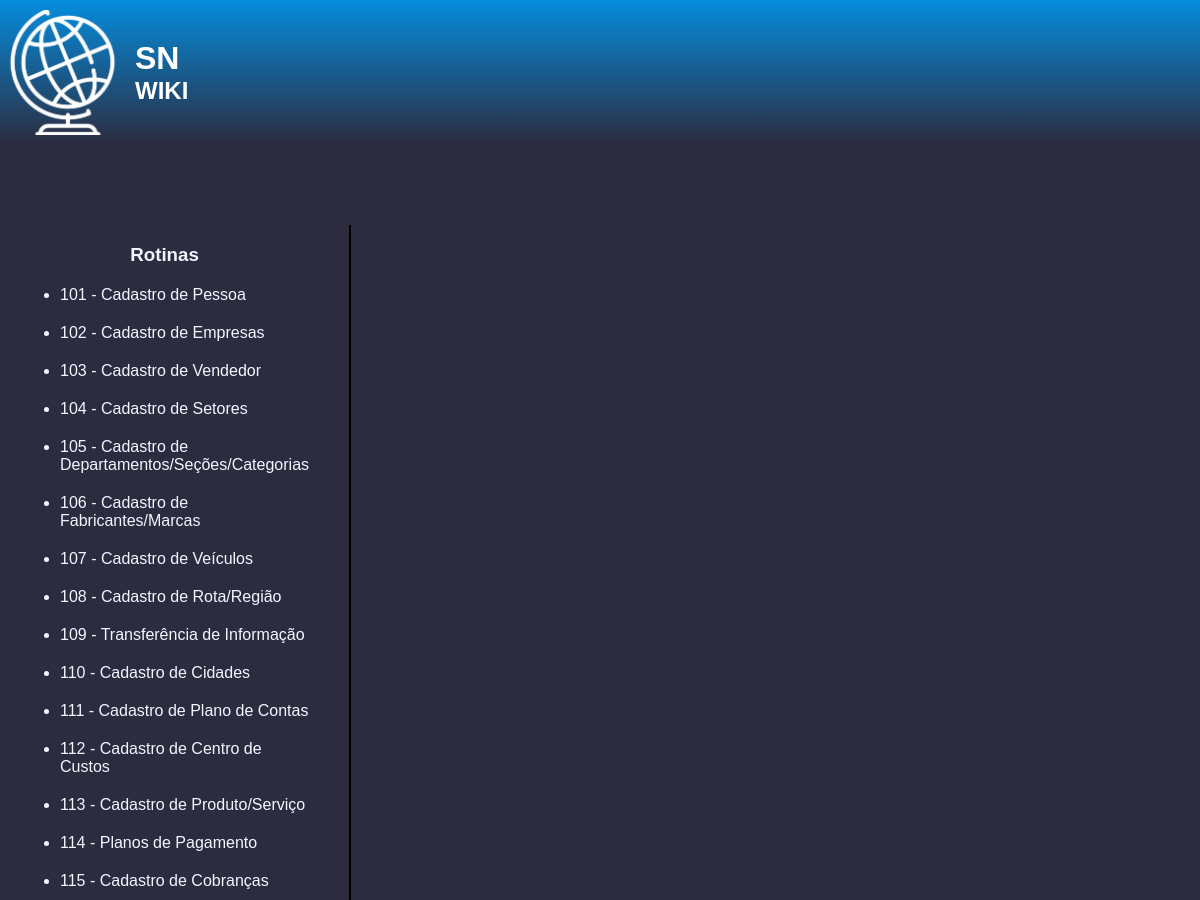
Page /post/101/ (upper part) on the earlier database version.
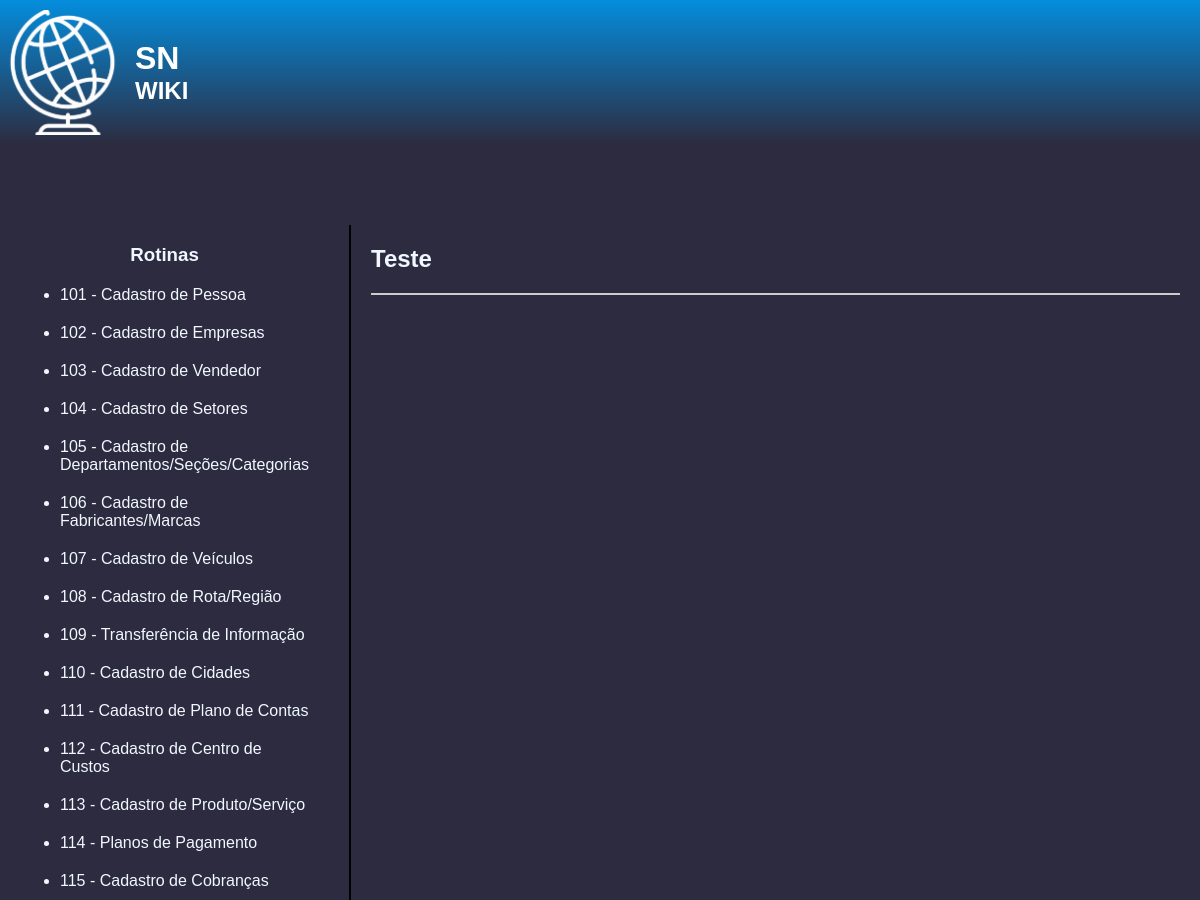
Same page on the later database version.
### app/models.py (models this page shows, shortened)
class rotinas(models.Model):
    N_rotina = models.CharField(max_length=6)
    Nome_rotina = models.CharField(max_length=50)

class Post(models.Model):
    Titulo = models.CharField(max_length=255)
    rotina = models.ForeignKey(rotinas, on_delete=models.PROTECT)
    Tipo_erro = models.ForeignKey(Tipo_erro, on_delete=models.PROTECT)
    Resumo = RichTextUploadingField()

### app/views.py (the view)
# urls.py: path('post/<str:id>/', views.post, name='post'),
def post(request, id):
    Rotina = get_object_or_404(models.rotinas, N_rotina=id)
    post = models.Post.objects.filter(rotina=Rotina)
    rotina = models.rotinas.objects.all()
    context = {
        'post': post,
        'rotina_1': Rotina,
        'rotina': rotina,
    }
    return render(request, 'post.html', context)

### app/templates/post.html
{% extends 'home.html' %}
{% block main %}
<article>
    {% for post in post %}
    <h2><a href="{% url 'post_detail' post.id %}">{{ post.Titulo }}</a></h2>
    <hr>
    {% endfor %}
</article>
{% endblock %}

### app/templates/home.html (shortened to what this page needs)
{% load static %}
<!DOCTYPE html>
<html lang="PT-BR">
<head>
</head>
<body>
    <header>
        <a href="{% url 'home' %}"><div class="logo">
            <img src="{% static 'img/thiago3.png' %}" alt="">
            <div class="text">
                <h1>SN</h1>
                <h2>WIKI</h2>
            </div>
        </div></a>
    </header>
    <main>
{% block main %}{% endblock %}
{% block side %}
        <aside>
            <h3>Rotinas</h3>
            <ul>
                {% for rotina in rotina %}
                <li><a href="{% url 'post' rotina.N_rotina %}">{{ rotina.N_rotina }} - {{ rotina.Nome_rotina }}</a></li>
                {% endfor %}
            </ul>
        </aside>
{% endblock %}
    </main>
</body>
</html>

Differences in the rows shown:
added Post: Titulo "Teste"
